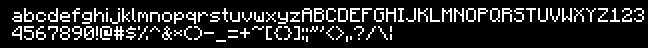
#> input picture mcOCR/AllCharacters.png, 648 x 48 px
$ python OCRFlagMaker.py
#> lines starting #> are read from the running program, lines starting #| are printed output that depends on the picture; after the words box and inside, x2 and y2 are one past the last pixel; in counts of white or black regions, pixels touching at a corner belong together
'''
OCR Calibrator Rewrite

This script works for the MC text OCR. It 'calibrates' or finds the optimal keys

There are a lot of constants that come from knowing exactly what image is the input.
'''

import math
import numpy as np
import cv2

'''
           Display Funcs
'''
def display_at_scale (img, scale_factor, display_text=""):
    temp_img = img.copy()

    w, h = 0, 0

    try:
        w, h = temp_img.shape
    except:
        # Color images
        w, h, _ = temp_img.shape

    temp_img = cv2.resize(temp_img,
                          (h * scale_factor, w * scale_factor),
                          interpolation=cv2.INTER_NEAREST)

    if display_text != "":
        # If this is a grayscale image, the rgb code converts to a dark gray
        cv2.putText(temp_img, display_text, (0, temp_img.shape[0]-3), cv2.FONT_HERSHEY_SIMPLEX, 1, (255, 160, 65), thickness=2)

    cv2.imshow('test', temp_img)
    cv2.waitKey(0)

def display_with_bboxes (img, bboxes, color=(150, 250, 200), scale_factor=4):
    display_copy = img.copy()
    w, h = display_copy.shape
    display_copy = cv2.resize(display_copy,
                              (h * scale_factor, w * scale_factor),
                              interpolation=cv2.INTER_NEAREST)
    display_copy = cv2.cvtColor(display_copy, cv2.COLOR_GRAY2RGB)

    for bbox in bboxes:
        display_copy = cv2.rectangle(display_copy,
                                     (bbox[0] * scale_factor, bbox[2] * scale_factor),
                                     (bbox[1] * scale_factor, bbox[3] * scale_factor),
                                     (150, 250, 200))

    display_at_scale(display_copy, 1)

# [39 lines left out: functions display_flags_over_image, display_all_heatmaps, not called in this run]


'''
           Pre Processing
'''
char_img = cv2.imread("AllCharacters.png")
#> char_img is the input picture: shape (48, 648, 3); 14.4% white in thin lines or dots, all inside (x1, y1, x2, y2) = (12, 8, 644, 42)
char_img = cv2.inRange(char_img, (250, 250, 250), (255, 255, 255))

# Makes text 1-px thick
height, width = char_img.shape
#> height = 48; width = 648
char_img = cv2.resize(char_img, (width // 2, height // 2), interpolation=cv2.INTER_NEAREST)
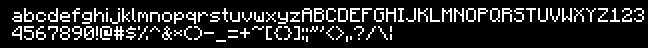
#> char_img: shape (24, 324) (shown 2 times larger); 14.4% white in thin lines or dots, all inside (x1, y1, x2, y2) = (6, 4, 322, 21)
height, width = char_img.shape
#> height = 24; width = 324

display_at_scale(char_img, 4)
#> in display_at_scale, `temp_img = cv2.resize(temp_img, (h * scale_factor, w * scale_factor), ..`:
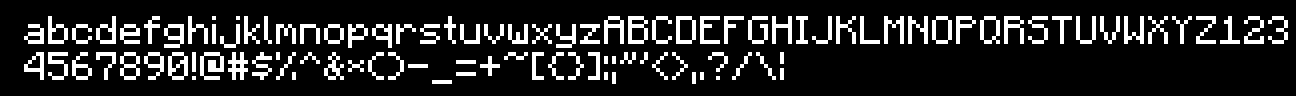
#> temp_img: shape (96, 1296); 14.4% white; 103 white regions (4 under 20 px), largest, box (x1, y1, x2, y2) and area: (200, 52, 224, 80) 384, (628, 16, 648, 44) 320, (228, 52, 248, 80) 320


'''
           Scanning for characters
'''
line_height = 8

first_x = 6
first_y = 12
second_y = 21


def scan_line_for_chars (img, start_x, start_y):
    '''Using x,y as the bottom left corner, it will scan the line and return new char bboxes'''
#> called with start_x = 6, start_y = 12
    global line_height, width

    return_bboxes = []
    left_x = start_x
    prev_white_slice = False

    for x in range(start_x, width):
        is_white_slice = False
        for y in range(start_y - line_height, start_y):
            if img[y, x] > 0:
                is_white_slice = True
                break

        # Reached end of character
        if prev_white_slice and not is_white_slice:
            return_bboxes += [[left_x, x, start_y, start_y - line_height]]

        # Reached start of character
        if not prev_white_slice and is_white_slice:
            left_x = x

        prev_white_slice = is_white_slice

    return return_bboxes

char_bboxes = []
char_bboxes += scan_line_for_chars(char_img, first_x, first_y)
#> char_bboxes = 55 items, first 6: [6, 11, 12, 4], [12, 17, 12, 4], [18, 23, 12, 4], [24, 29, 12, 4], [30, 35, 12, 4], [36, 40, 12, 4]
char_bboxes += scan_line_for_chars(char_img, first_x, second_y)
#> char_bboxes = 93 items, first 6: [6, 11, 12, 4], [12, 17, 12, 4], [18, 23, 12, 4], [24, 29, 12, 4], [30, 35, 12, 4], [36, 40, 12, 4]

display_with_bboxes(char_img, char_bboxes)
#> the loop in display_with_bboxes, `for bbox in bboxes:` made 93 passes
#> bbox on passes 1 to 12: [6, 11, 12, 4], [12, 17, 12, 4], [18, 23, 12, 4], [24, 29, 12, 4], [30, 35, 12, 4], [36, 40, 12, 4], [41, 46, 12, 4], [47, 52, 12, 4], [53, 54, 12, 4], [55, 60, 12, 4], [61, 65, 12, 4], [66, 68, 12, 4]
#> pass 1, in display_with_bboxes, `display_copy = cv2.rectangle(display_copy, (bbox[0] * scale_factor, bb..`:
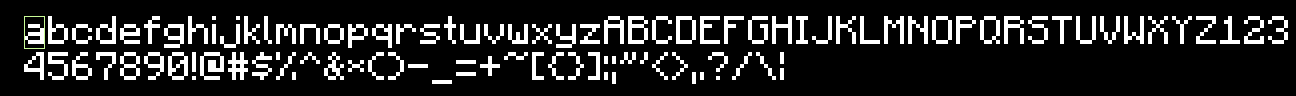
#> display_copy: shape (96, 1296, 3); mean B, G, R 36.7, 36.8, 36.8
#> pass 2, in display_with_bboxes, `display_copy = cv2.rectangle(display_copy, (bbox[0] * scale_factor, bb..`:
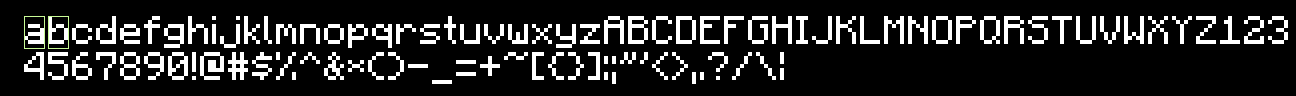
#> display_copy: shape (96, 1296, 3); 0.08% of pixels changed, all inside (x1, y1, x2, y2) = (48, 16, 69, 49)
#> pass 3, in display_with_bboxes, `display_copy = cv2.rectangle(display_copy, (bbox[0] * scale_factor, bb..`:
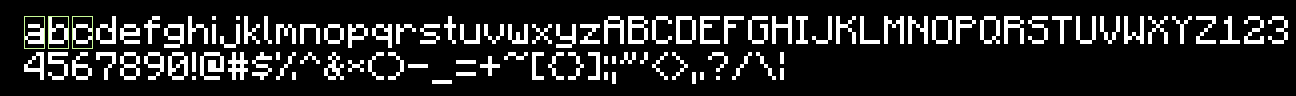
#> display_copy: shape (96, 1296, 3); 0.08% of pixels changed, all inside (x1, y1, x2, y2) = (72, 16, 93, 49)
#> after the loop in display_with_bboxes, `for bbox in bboxes:`:
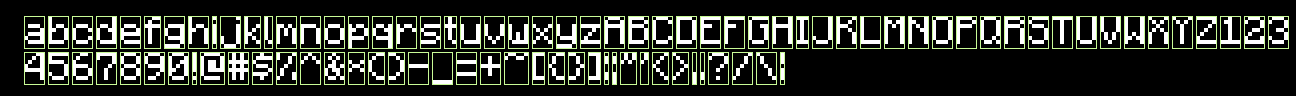
#> display_copy: shape (96, 1296, 3); 7.2% of pixels changed, all inside (x1, y1, x2, y2) = (24, 16, 1289, 85)

print(char_bboxes[0])
#| [6, 11, 12, 4]


'''
           Seperating characters
'''
# character width =  key
bboxes_dict = {'1': [], '2': [], '3': [], '4': [], '5': [], '6': []}
chars_dict = {'1': [], '2': [], '3': [], '4': [], '5': [], '6': []}
# these match the image and also the order of the char_bboxes
chars = 'abcdefghijklmnopqrstuvwxyzABCDEFGHIJKLMNOPQRSTUVWXYZ1234567890' \
        '!@#$%^&*()-_=+~[{}]:;"\'<>,.?/\\|'

for ind, bbox in enumerate(char_bboxes):
    key = str(bbox[1] - bbox[0])
    bboxes_dict[key] += [bbox]
    chars_dict[key] += [chars[ind]]
#> this loop made 93 passes
#> (bbox, key) on passes 1 to 12: ([6, 11, 12, 4], '5'), ([12, 17, 12, 4], '5'), ([18, 23, 12, 4], '5'), ([24, 29, 12, 4], '5'), ([30, 35, 12, 4], '5'), ([36, 40, 12, 4], '4'), ([41, 46, 12, 4], '5'), ([47, 52, 12, 4], '5'), ([53, 54, 12, 4], '1'), ([55, 60, 12, 4], '5'), ([61, 65, 12, 4], '4'), ([66, 68, 12, 4], '2')
#> after the loop, bboxes_dict = 6 items; chars_dict = 6 items


'''
           Heatmap generation
'''
def get_heatmap (img, bboxes):
    '''Requires all bboxes be the same size, throws error if not'''
    cur_box = bboxes[0]
    w = cur_box[1] - cur_box[0]
    h = cur_box[2] - cur_box[3]
    heatmap = np.zeros((h, w), dtype="uint8")

    for cur_box in bboxes:
        heatmap[:, :] += img[cur_box[3]:cur_box[2], cur_box[0]:cur_box[1]] // 255
    heatmap *= (255 // len(bboxes))

    return heatmap

# [14 lines left out: function avg_heatmaps, not called in this run]

def colorize_heatmap (img, hot_center=True):
    result = img.copy()

    if hot_center:
        # We want to stress the 50% region of the image
        # This transformation makes it so that the middle values are displayed hot
        for y in range(len(result)):
            for x in range(len(result[0])):
                # 0, 255 -> 0;  127 -> 255
                result[y, x] = 255 - (abs(127 - result[y, x]) * 2)

    result = cv2.cvtColor(result, cv2.COLOR_GRAY2RGB)
    result = cv2.applyColorMap(result, cv2.COLORMAP_HOT)
    return result


# This is not storing the values, is just for display
for width in range(1, 2):
    key = str(width)
    heatmap = get_heatmap(char_img, bboxes_dict[key])

    heatmap = colorize_heatmap(heatmap)
    display_at_scale(heatmap, 25, key)
#> this loop made 1 pass
#> result in colorize_heatmap on pass 1: [108, 144, 180, 72, 108, 216, 252, 72]
#> pass 1, in display_at_scale (call 3), `cv2.imshow('test', temp_img)`:
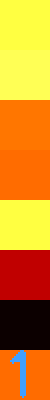
#> window 'test': shape (200, 25, 3) (shown 2 times larger); mean B, G, R 31.2, 138.3, 213.5


'''
           Flag Picking
'''
# We select for flags that split the dataset into ~50%
# This means that at a minimum we need log2(bboxes) flags
# The following implements a recursive algorithm and so
# produces near optimal results
def get_best_flag ():
    '''
    Based on user input
    '''
    iter = 0

    while True:
        iter += 1
        if iter > 100:
            return

        try:
#> (the run stopped early here; a loop or call above may not have finished)
